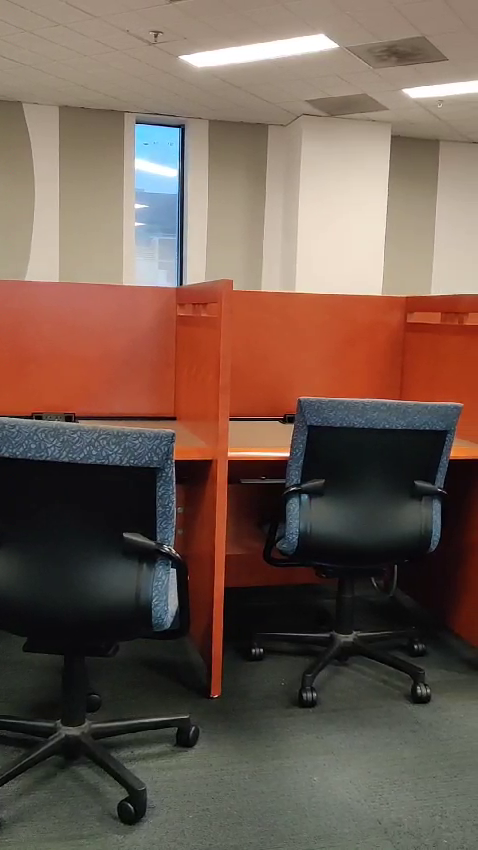
#> input picture frame 31 of Assignment 3/SampleVideo.mp4, 478 x 850 px
$ jupyter execute 'A3 Q1.ipynb'   (older library calls are emulated)
#> lines starting #> are read from the running program, lines starting #| are printed output that depends on the picture
[cell 1]
import cv2
import numpy as np
import random
import os
import matplotlib.pyplot as plt

# Function to calculate Normalized Cross-Correlation (NCC)
def ncc(img1, img2):
    return np.sum(img1 * img2) / (np.sqrt(np.sum(np.square(img1))) * np.sqrt(np.sum(np.square(img2))))

# Load two consecutive frames
def load_consecutive_frames(frame1, frame2):
    return frame1, frame2

# Calculate image gradients
def calculate_gradients(frame1, frame2):
    Ix = cv2.Sobel(frame1, cv2.CV_64F, 1, 0, ksize=5)
    Iy = cv2.Sobel(frame1, cv2.CV_64F, 0, 1, ksize=5)
    It = frame2 - frame1
    return Ix, Iy, It

# Path to the video file
video_path = "SampleVideo.mp4"

# Output folder for storing frames
output_folder = "frames"
os.makedirs(output_folder, exist_ok=True)

# Load the video
cap = cv2.VideoCapture(video_path)

# Check if the video file can be opened
if not cap.isOpened():
    print("Error: Unable to open video file.")
    exit()

# Read and store the first two frames from the video
ret, frame1 = cap.read()
#> frame1 is the input picture: shape (850, 478, 3); mean B, G, R 80.9, 92.3, 113.1
ret, frame2 = cap.read()
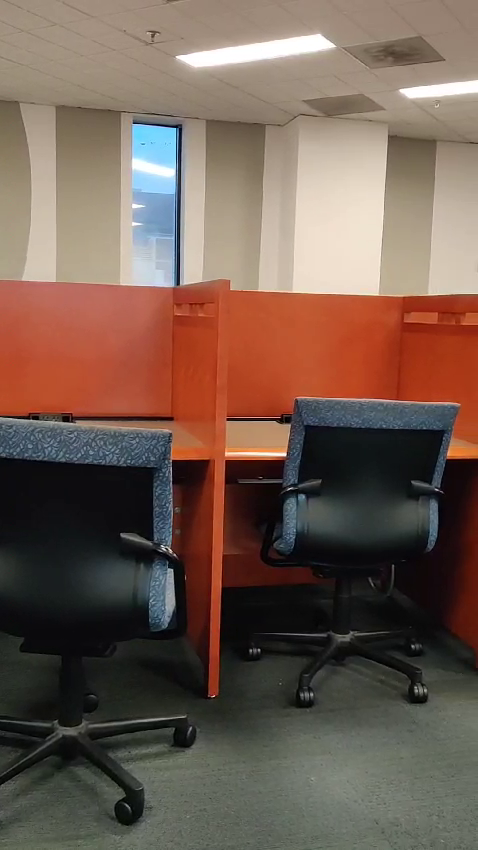
#> input picture frame 32 of Assignment 3/SampleVideo.mp4, 478 x 850 px
#> frame2 is the input picture: shape (850, 478, 3); mean B, G, R 81.2, 92.7, 113.7

# Convert frames to grayscale
gray_frame1 = cv2.cvtColor(frame1, cv2.COLOR_BGR2GRAY)
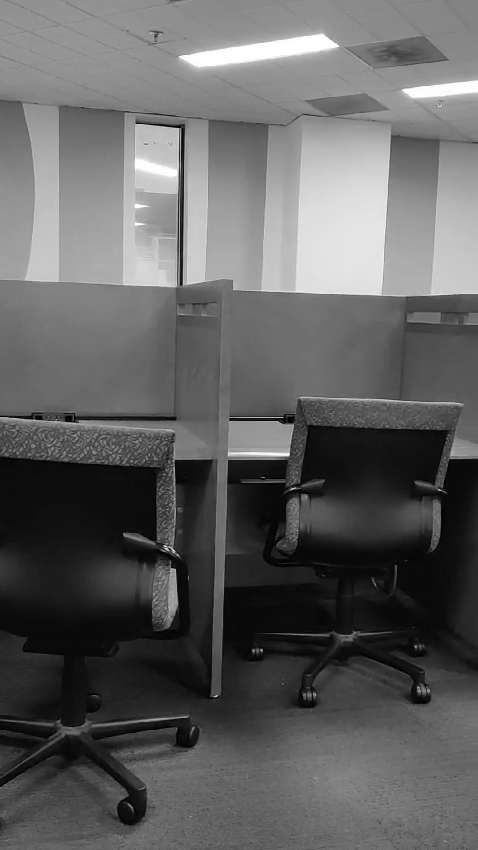
#> gray_frame1: shape (850, 478); min 0, max 255, mean 97.2
gray_frame2 = cv2.cvtColor(frame2, cv2.COLOR_BGR2GRAY)
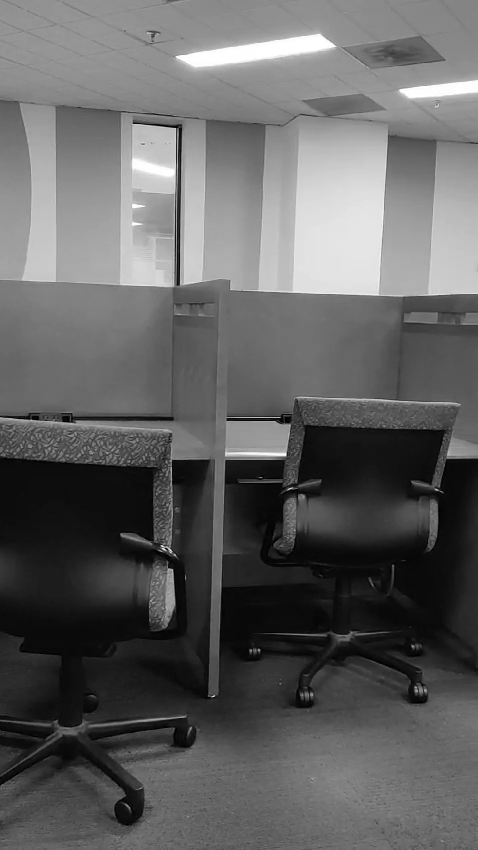
#> gray_frame2: shape (850, 478); min 0, max 255, mean 97.6

# Release the video capture object
cap.release()

# Print the shapes of the frames
print("Shape of Frame 1:", gray_frame1.shape)
#| Shape of Frame 1: (850, 478)
print("Shape of Frame 2:", gray_frame2.shape)
#| Shape of Frame 2: (850, 478)

# Select ROI from the first frame
roi = cv2.selectROI(gray_frame1)
cv2.destroyAllWindows()

# Crop the selected region from the first frame
roi_template = gray_frame1[int(roi[1]):int(roi[1] + roi[3]), int(roi[0]):int(roi[0] + roi[2])]

# Print the ROI dimensions
print("ROI Dimensions:", roi_template.shape)

# Calculate image gradients
Ix, Iy, It = calculate_gradients(gray_frame1, gray_frame2)

# Print the shapes of the gradients
print("Shape of Ix:", Ix.shape)
print("Shape of Iy:", Iy.shape)
print("Shape of It:", It.shape)

# Print the gradients at the ROI
print("Gradient Ix at ROI:\n", Ix[int(roi[1]):int(roi[1] + roi[3]), int(roi[0]):int(roi[0] + roi[2])])
print("Gradient Iy at ROI:\n", Iy[int(roi[1]):int(roi[1] + roi[3]), int(roi[0]):int(roi[0] + roi[2])])
print("Gradient It at ROI:\n", It[int(roi[1]):int(roi[1] + roi[3]), int(roi[0]):int(roi[0] + roi[2])])

# Randomly select 10 images for comparison
image_folder = "frames"
image_files = os.listdir(image_folder)
random_images = random.sample(image_files, min(10, len(image_files)))

# Load consecutive frames
frame_index = random.randint(0, len(image_files) - 2)
frame1, frame2 = load_consecutive_frames(cv2.imread(os.path.join(image_folder, image_files[frame_index]), cv2.IMREAD_GRAYSCALE),
                                         cv2.imread(os.path.join(image_folder, image_files[frame_index + 1]), cv2.IMREAD_GRAYSCALE))

# Calculate image gradients
Ix, Iy, It = calculate_gradients(frame1, frame2)

# Threshold for NCC score to consider a match
ncc_threshold = 1.0  # Adjust according to your needs

# Compare the ROI template with each randomly selected image using NCC
for i, image_name in enumerate(random_images):
    image = cv2.imread(os.path.join(image_folder, image_name))
    gray_image = cv2.cvtColor(image, cv2.COLOR_BGR2GRAY)

    # Find the region of interest in the image
    roi_image = gray_image[int(roi[1]):int(roi[1] + roi[3]), int(roi[0]):int(roi[0] + roi[2])]

    # Compute NCC score
    ncc_score = ncc(roi_template, roi_image)

    # Display matching images
    if ncc_score > ncc_threshold:
        plt.figure()
        plt.imshow(cv2.cvtColor(image, cv2.COLOR_BGR2RGB))
        plt.title(f"Matching Image {i+1} ({image_name})")
        print(f"NCC Score: {ncc_score}")
        plt.axis('off')
        plt.show()

$ run again, starting later in the video
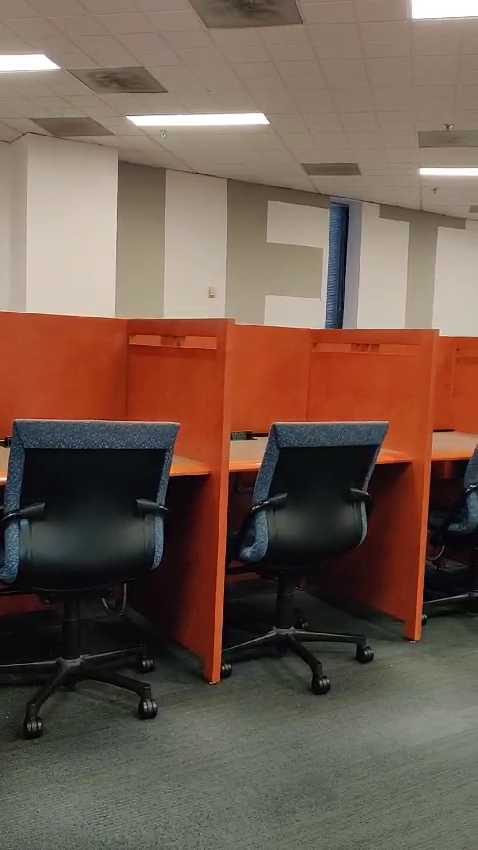
#> input picture frame 139 of Assignment 3/SampleVideo.mp4, 478 x 850 px
#> frame1 is the input picture: shape (850, 478, 3); mean B, G, R 78.8, 91.7, 113.2
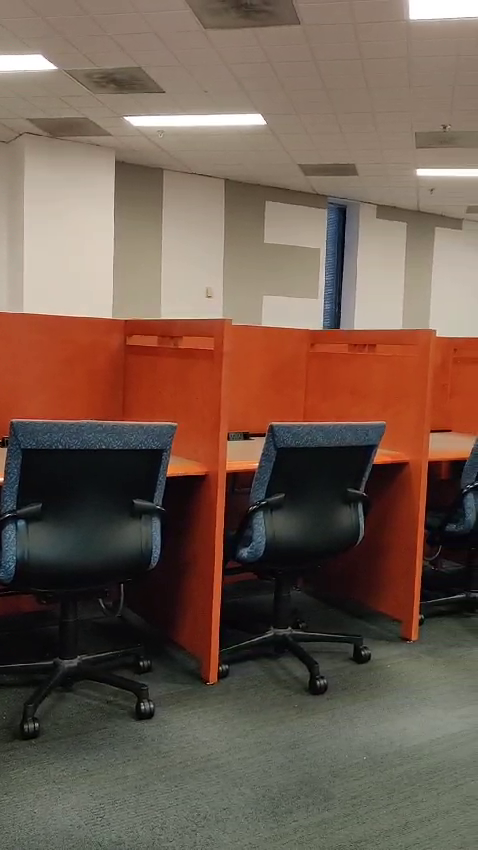
#> input picture frame 140 of Assignment 3/SampleVideo.mp4, 478 x 850 px
#> frame2 is the input picture: shape (850, 478, 3); mean B, G, R 79, 91.9, 113.3
#> `gray_frame2 = cv2.cvtColor(frame2, cv2.COLOR_BGR2GRAY)`:
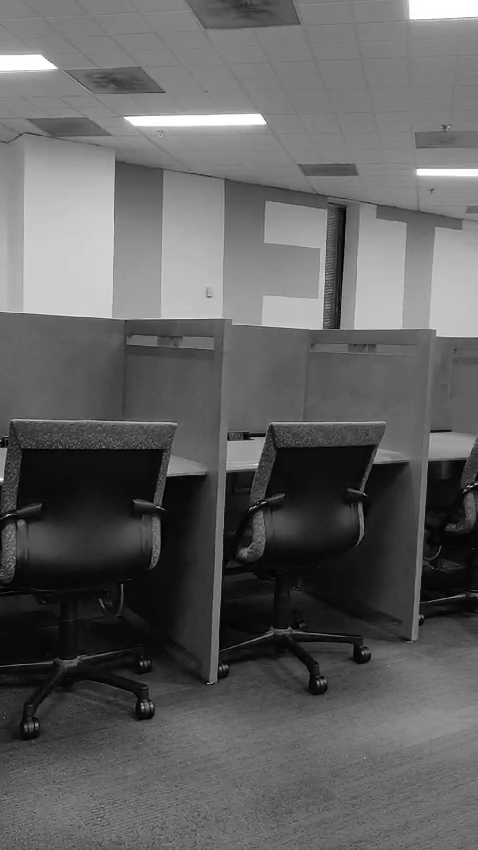
#> gray_frame2: shape (850, 478); min 0, max 255, mean 96.8
#| Shape of Frame 1: (850, 478)
#| Shape of Frame 2: (850, 478)

$ run again, starting later in the video
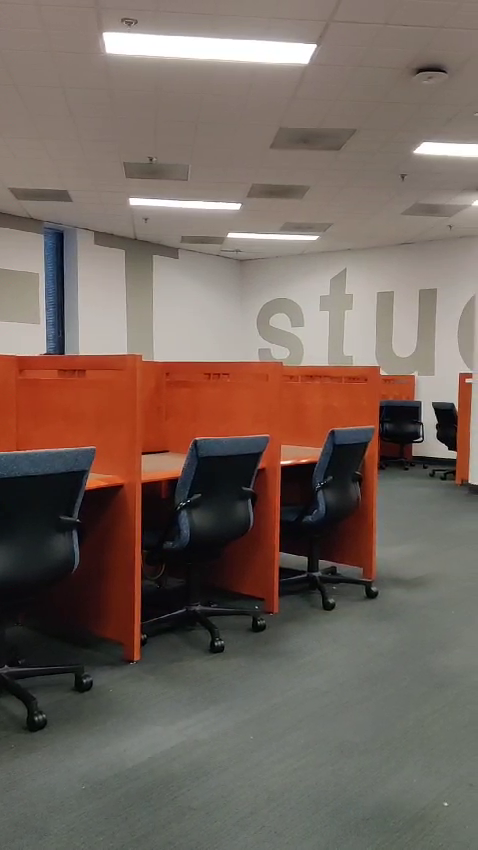
#> input picture frame 248 of Assignment 3/SampleVideo.mp4, 478 x 850 px
#> frame1 is the input picture: shape (850, 478, 3); mean B, G, R 92.8, 101.2, 116.5
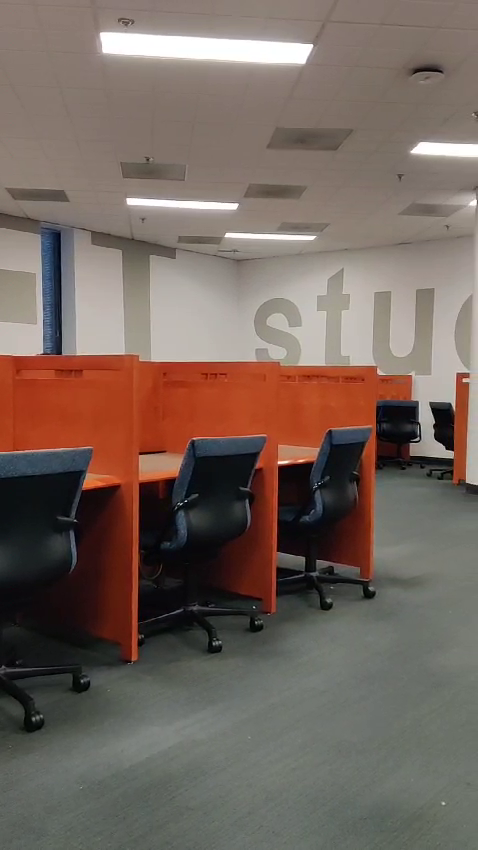
#> input picture frame 249 of Assignment 3/SampleVideo.mp4, 478 x 850 px
#> frame2 is the input picture: shape (850, 478, 3); mean B, G, R 93.2, 101.5, 116.8
#> `gray_frame2 = cv2.cvtColor(frame2, cv2.COLOR_BGR2GRAY)`:
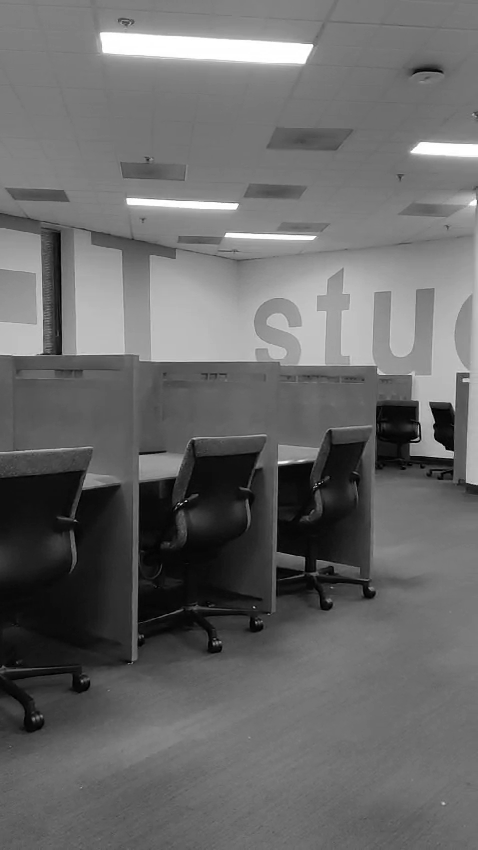
#> gray_frame2: shape (850, 478); min 0, max 255, mean 105
#| Shape of Frame 1: (850, 478)
#| Shape of Frame 2: (850, 478)
